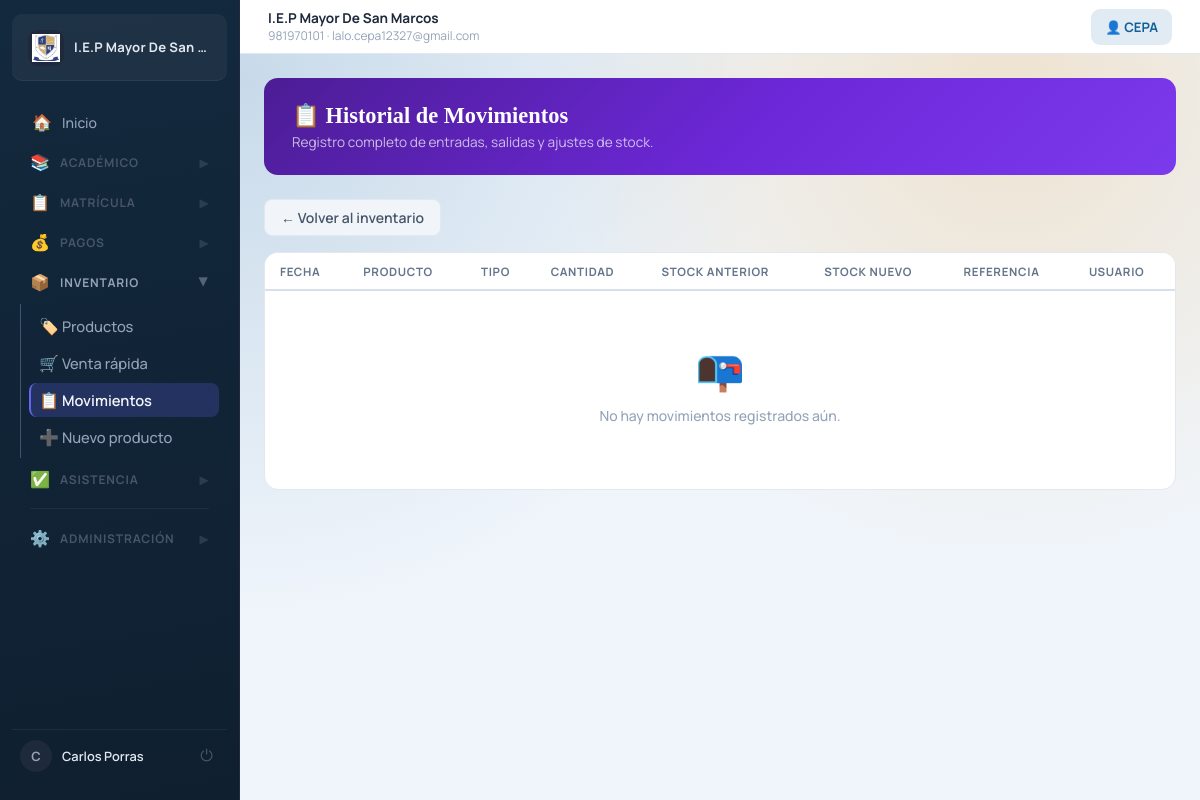
The page /inventario/movimientos/ (signed in) on the database as committed earlier.
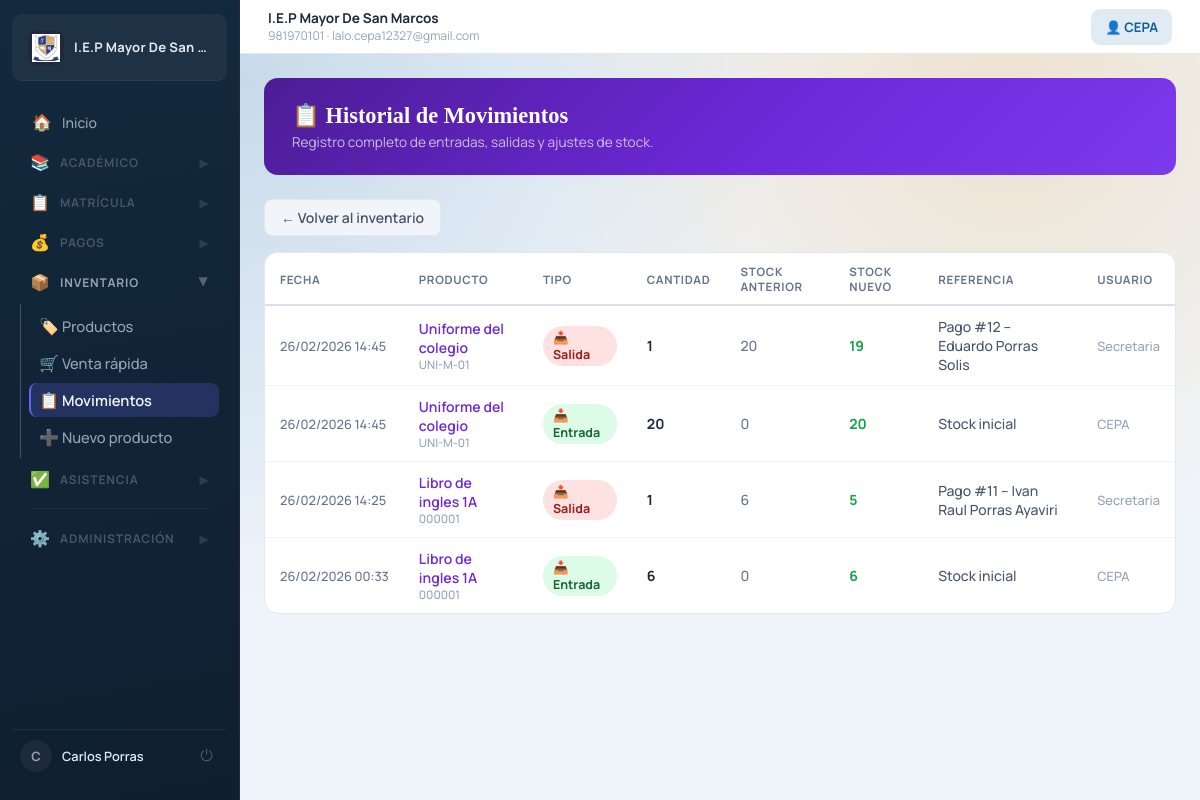
The same page on the database as committed later.
### inventory/models.py (models this page shows, shortened)
class StockMovement(models.Model):
    TYPE_IN = 'entrada'
    TYPE_OUT = 'salida'
    TYPE_ADJUSTMENT = 'ajuste'
    TYPE_CHOICES = (
        (TYPE_IN, 'Entrada'),
        (TYPE_OUT, 'Salida (venta)'),
        (TYPE_ADJUSTMENT, 'Ajuste'),
    )
    product = models.ForeignKey(Product, on_delete=models.CASCADE, related_name='movements', verbose_name='Producto')
    movement_type = models.CharField(max_length=20, choices=TYPE_CHOICES, verbose_name='Tipo')
    quantity = models.PositiveIntegerField(verbose_name='Cantidad')
    previous_stock = models.PositiveIntegerField(verbose_name='Stock anterior')
    new_stock = models.PositiveIntegerField(verbose_name='Stock nuevo')
    reference = models.CharField(max_length=120, blank=True, verbose_name='Referencia/Motivo')
    payment = models.ForeignKey(
        'finance.Payment',
        on_delete=models.SET_NULL,
        null=True, blank=True,
        related_name='stock_movements',
        verbose_name='Pago relacionado'
    )
    created_at = models.DateTimeField(auto_now_add=True)
    created_by = models.ForeignKey(
        'accounts.User',
        on_delete=models.SET_NULL,
        null=True, blank=True,
        verbose_name='Registrado por'
    )
    class Meta:
        ordering = ('-created_at',)
        verbose_name = 'Movimiento de Stock'
        verbose_name_plural = 'Movimientos de Stock'

class Product(models.Model):
    CATEGORY_BOOK = 'libro'
    CATEGORY_BAND_UNIFORM = 'uniforme_banda'
    CATEGORY_SCHOOL_UNIFORM = 'uniforme_colegio'
    CATEGORY_OTHER = 'otro'
    CATEGORY_CHOICES = (
        (CATEGORY_BOOK, 'Libro'),
        (CATEGORY_BAND_UNIFORM, 'Uniforme de Banda'),
        (CATEGORY_SCHOOL_UNIFORM, 'Uniforme del Colegio'),
        (CATEGORY_OTHER, 'Otro'),
    )
    code = models.CharField(max_length=30, unique=True, verbose_name='ID/Código')
    name = models.CharField(max_length=120, verbose_name='Producto')
    category = models.CharField(max_length=30, choices=CATEGORY_CHOICES, default=CATEGORY_OTHER, verbose_name='Categoría')
    description = models.TextField(blank=True, verbose_name='Descripción')
    price = models.DecimalField(max_digits=10, decimal_places=2, verbose_name='Precio (S/)')
    stock = models.PositiveIntegerField(default=0, verbose_name='Stock actual')
    stock_min = models.PositiveIntegerField(default=5, verbose_name='Stock mínimo')
    stock_max = models.PositiveIntegerField(default=100, verbose_name='Stock máximo')
    is_active = models.BooleanField(default=True, verbose_name='Activo')
    created_at = models.DateTimeField(auto_now_add=True)
    updated_at = models.DateTimeField(auto_now=True)
    class Meta:
        ordering = ('category', 'name')
        verbose_name = 'Producto'
        verbose_name_plural = 'Productos'

### accounts/models.py (models this page shows, shortened)
class User(AbstractUser):
    ROLE_CHOICES = (
        ('admin', 'Administrador'),
        ('director', 'Director'),
        ('teacher', 'Docente'),
        ('secretary', 'Secretaria'),
        ('parent', 'Padre'),
    )
    role = models.CharField(max_length=20, choices=ROLE_CHOICES)
    phone = models.CharField(max_length=15, blank=True, null=True)
    profile_picture = models.ImageField(upload_to='profile_pics/', blank=True, null=True, verbose_name="Foto de Perfil")
    teaching_grade = models.ForeignKey(
        'academic.Grade',
        on_delete=models.SET_NULL,
        blank=True,
        null=True,
        related_name='teachers',
    )
    teaching_section = models.ForeignKey(
        'academic.Section',
        on_delete=models.SET_NULL,
        blank=True,
        null=True,
        related_name='teachers_by_section',
    )
    is_polyteacher = models.BooleanField(default=False, verbose_name='Es polidocente')
    poly_course = models.ForeignKey(
        'academic.Course',
        on_delete=models.SET_NULL,
        blank=True,
        null=True,
        related_name='poly_teachers_assigned',
        verbose_name='Curso de polidocencia'
    )
    teaching_courses = models.ManyToManyField(
        'academic.Course',
        blank=True,
        related_name='poly_teachers',
        verbose_name='Cursos que enseña (polidocente) - MÚLTIPLES'
    )
    teaching_grades = models.ManyToManyField(
        'academic.Grade',
        blank=True,
        related_name='poly_teachers_grades',
        verbose_name='Grados que enseña (polidocente)'
    )
    teaching_sections = models.ManyToManyField(
        'academic.Section',
        blank=True,
        related_name='poly_teachers_sections',
        verbose_name='Secciones que enseña (polidocente)'
    )
    def __str__(self):
        return self.username

### inventory/views.py (the view)
# urls.py: path('movimientos/', views.movement_history, name='movement_history'),
@role_required('admin', 'director', 'secretary')
def movement_history(request, pk=None):
    if pk:
        product = get_object_or_404(Product, pk=pk)
        movements = StockMovement.objects.filter(product=product).select_related('product', 'created_by')
        title = f'Movimientos: {product.name}'
    else:
        product = None
        movements = StockMovement.objects.select_related('product', 'created_by').all()[:200]
        title = 'Historial de Movimientos'
    return render(request, 'inventory/movement_history.html', {
        'movements': movements,
        'product': product,
        'title': title,
    })

### schools/context_processors.py (called while the page is built)
def school_context(request):
    system_school = School.objects.order_by('id').first()
    return {
        'system_school': system_school,
    }

### inventory/templates/inventory/movement_history.html (shortened to what this page needs)
{% extends 'base.html' %}
{% block content %}
<div class="hist-hero">
    <h1>📋 {{ title }}</h1>
    <p>Registro completo de entradas, salidas y ajustes de stock.</p>
</div>
<a href="{% url 'inventory_list' %}" class="back-btn">← Volver al inventario</a>
<div class="hist-table-wrap">
    <table class="hist-table">
        <thead>
            <tr>
                <th>Fecha</th>
                {% if not product %}<th>Producto</th>{% endif %}
                <th>Tipo</th>
                <th>Cantidad</th>
                <th>Stock anterior</th>
                <th>Stock nuevo</th>
                <th>Referencia</th>
                <th>Usuario</th>
            </tr>
        </thead>
        <tbody>
            {% for mv in movements %}
            <tr>
                <td style="white-space:nowrap;color:#64748b;font-size:0.8rem;">{{ mv.created_at|date:"d/m/Y H:i" }}</td>
                {% if not product %}
                <td>
                    <a href="{% url 'movement_history_product' mv.product.pk %}" style="color:#6d28d9;text-decoration:none;font-weight:600;">
                        {{ mv.product.name }}
                    </a>
                    <small style="display:block;color:#94a3b8;">{{ mv.product.code }}</small>
                </td>
                {% endif %}
                <td>
                    {% if mv.movement_type == 'entrada' %}
                        <span class="mv-pill mv-entrada">📥 Entrada</span>
                    {% elif mv.movement_type == 'salida' %}
                        <span class="mv-pill mv-salida">📤 Salida</span>
                    {% else %}
                        <span class="mv-pill mv-ajuste">🔧 Ajuste</span>
                    {% endif %}
                </td>
                <td><strong>{{ mv.quantity }}</strong></td>
                <td style="color:#64748b;">{{ mv.previous_stock }}</td>
                <td><strong style="{% if mv.new_stock == 0 %}color:#dc2626;{% else %}color:#16a34a;{% endif %}">{{ mv.new_stock }}</strong></td>
                <td style="color:#475569;">{{ mv.reference|default:"-" }}</td>
                <td style="font-size:0.8rem;color:#94a3b8;">{{ mv.created_by|default:"-" }}</td>
            </tr>
            {% empty %}
            <tr>
                <td colspan="8" style="text-align:center;padding:50px;color:#94a3b8;">
                    <div style="font-size:2.5rem;margin-bottom:10px;">📭</div>
                    <p>No hay movimientos registrados aún.</p>
                </td>
            </tr>
            {% endfor %}
        </tbody>
    </table>
</div>
{% endblock %}

Rows that differ between the two databases and show on the page:
added StockMovement: created_at "26/02/2026 14:45", product.name "Uniforme del colegio", product.code "UNI-M-01", movement_type "📤 Salida", quantity "1", previous_stock "20", new_stock "19", reference "Pago #12 – Eduardo Porras Solis", created_by "Secretaria"
added StockMovement: created_at "26/02/2026 14:45", product.name "Uniforme del colegio", product.code "UNI-M-01", movement_type "📥 Entrada", quantity "20", previous_stock "0", new_stock "20", reference "Stock inicial", created_by "CEPA"
added StockMovement: created_at "26/02/2026 14:25", product.name "Libro de ingles 1A", product.code "000001", movement_type "📤 Salida", quantity "1", previous_stock "6", new_stock "5", reference "Pago #11 – Ivan Raul Porras Ayaviri", created_by "Secretaria"
added StockMovement: created_at "26/02/2026 00:33", product.name "Libro de ingles 1A", product.code "000001", movement_type "📥 Entrada", quantity "6", previous_stock "0", new_stock "6", reference "Stock inicial", created_by "CEPA"
Other text that changed with them:
text no longer shown: "📭 No hay movimientos registrados aún."
